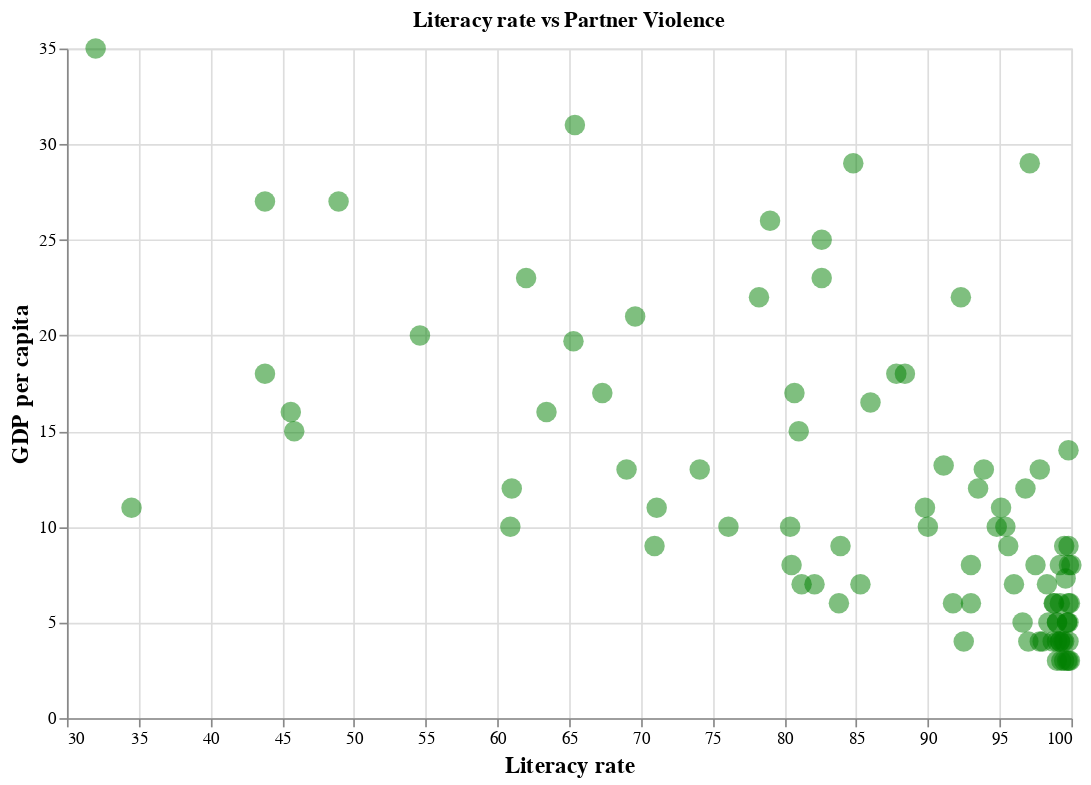

Here is the notebook cell this chart was saved with:
### Code cell
countries_to_remove2 = ['Australia', 'United States', 'Luxembourg']
merged_df_1_aus = merged_df_1[~merged_df_1['Country name'].isin(countries_to_remove2)]


chart2 = alt.Chart(merged_df_1_aus).mark_circle(
    size=150, color = 'green', opacity = 0.5
).encode(
    x=alt.X('Literacy rate (2011)', title = 'Literacy rate', axis = alt.Axis(titleFont = 'Helvetica', titleFontSize = 14, labelFont = 'Helvetica'), scale=alt.Scale(zero=False)),
    y=alt.Y('Partner Violence (2018)', title = 'GDP per capita', axis = alt.Axis(titleFont = 'Helvetica', titleFontSize = 14, labelFont = 'Helvetica'), scale=alt.Scale(zero=False)),
    tooltip=['Country name', 'Literacy rate (2011)', 'Partner Violence (2018)']  # Optional tooltips
).properties(
    width=600,
    height=400,
    title='Literacy rate vs Partner Violence'
)
chart2.display()

### Figure 1 — Vega-Lite specification as saved in the notebook (floating-point values rounded to 4 significant figures; data arrays with more than 128 entries replaced by an {"elided": "..."} marker saying what was removed)
{"usermeta": {"embedOptions": {"theme": "latimes"}}, "config": {"view": {"continuousWidth": 300, "continuousHeight": 300}}, "data": {"name": "data-175164920cb5d7e2c950ed6b76a8088c"}, "mark": {"type": "circle", "color": "green", "opacity": 0.5, "size": 150}, "encoding": {"tooltip": [{"field": "Country name", "type": "nominal"}, {"field": "Literacy rate (2011)", "type": "quantitative"}, {"field": "Partner Violence (2018)", "type": "quantitative"}], "x": {"axis": {"labelFont": "Helvetica", "titleFont": "Helvetica", "titleFontSize": 14}, "field": "Literacy rate (2011)", "scale": {"zero": false}, "title": "Literacy rate", "type": "quantitative"}, "y": {"axis": {"labelFont": "Helvetica", "titleFont": "Helvetica", "titleFontSize": 14}, "field": "Partner Violence (2018)", "scale": {"zero": false}, "title": "GDP per capita", "type": "quantitative"}}, "height": 400, "title": "Literacy rate vs Partner Violence", "width": 600, "$schema": "https://vega.github.io/schema/vega-lite/v5.15.1.json", "datasets": {"data-175164920cb5d7e2c950ed6b76a8088c": {"elided": "207 records"}}}
